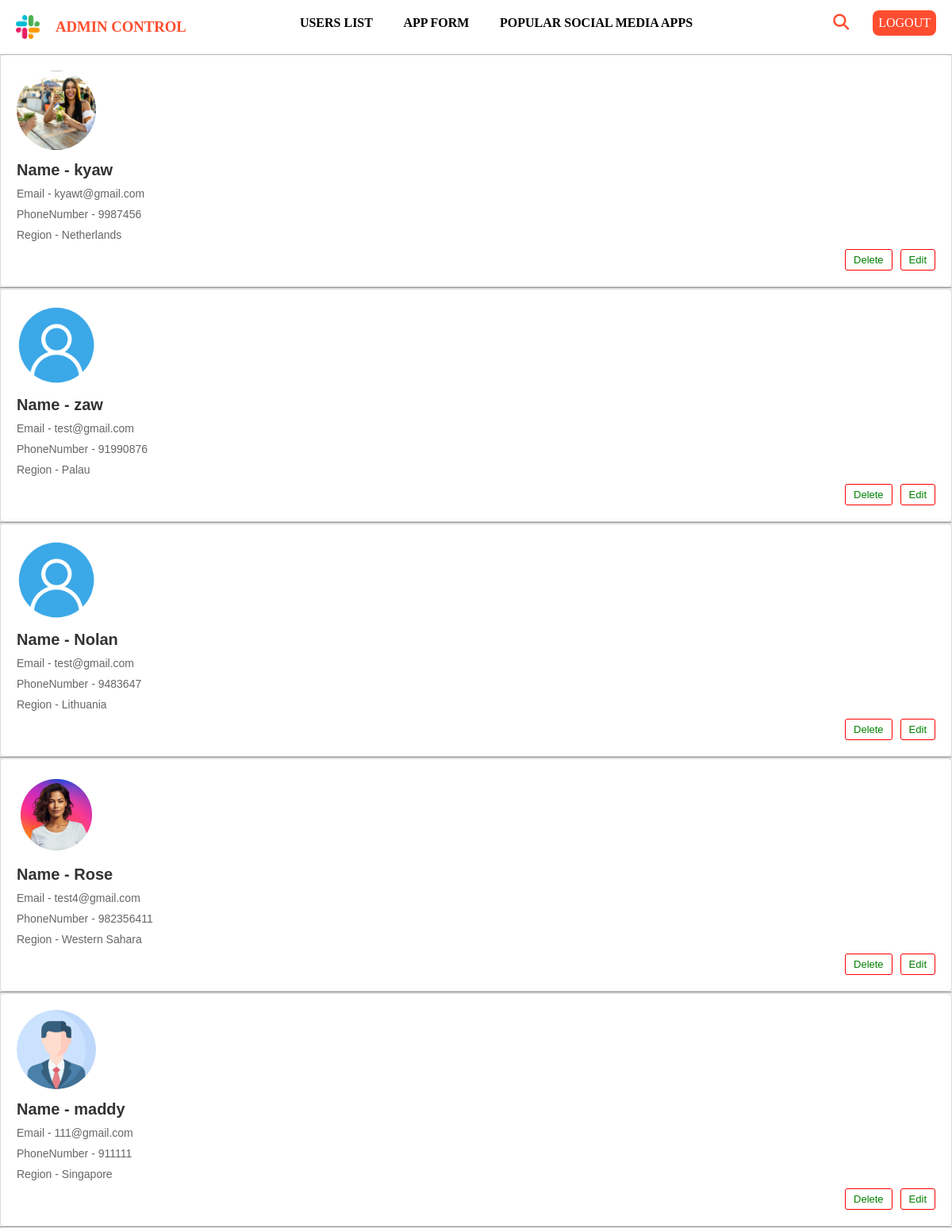
/Searching.php, run on the app's committed database.
### tables this page shows
CREATE TABLE `usersinfo` (
  `id` int(11) NOT NULL,
  `username` varchar(100) DEFAULT NULL,
  `password` varchar(100) DEFAULT NULL,
  `email` varchar(50) DEFAULT NULL,
  `phoneno` int(11) DEFAULT NULL,
  `regions` varchar(50) DEFAULT NULL,
  `profile` varchar(500) DEFAULT NULL,
  `role` varchar(20) DEFAULT NULL
);

### Searching.php (the view, shortened to what this page needs)
<!DOCTYPE html>
<html lang="en">
<head>
    <link rel="stylesheet" type="text/css" href="sms.css">
	<link rel="stylesheet" type="text/css" href="https://cdnjs.cloudflare.com/ajax/libs/font-awesome/6.4.0/css/all.min.css">
</head>
<body  class="userbody">
<?php
        include('Admin_navbar.php');
        include ("Connection.php");
        $keyword = $_POST['keyword'];
        $select = "select * from usersinfo where role='user' and (username LIKE '%$keyword%' OR password LIKE '%$keyword%' OR
        email LIKE '%$keyword%' OR phoneno LIKE '%$keyword%' OR regions LIKE '%$keyword%' )";
        $result = mysqli_query($connection,$select);
        $row = mysqli_num_rows($result);
        if ($row == 0){
            echo "<script>
            alert('Nothing found!');
            window.location.href=('Userlists.php');
            </script>";
        }
        else {
            for($i=0;$i<$row;$i++){
            $passRecord = mysqli_fetch_assoc($result);
            $id = $passRecord['id'];
            echo "<div class='usersinfo'>";
            echo "<img src='" .$passRecord['profile'] ."' class='profile' width = 100, height = 100><br>";
            echo " <h3> Name - " .$passRecord['username']. "</h3>";
            echo "<p> Email - ".$passRecord['email'] . "</p>";
            echo "<p> PhoneNumber - ".$passRecord['phoneno'] . "</p>";
            echo " <p>Region - ".$passRecord['regions']. "</p>";
            echo "<div class='action'>";
            echo "<a href='#' onclick='showConfirm(".$id.")'>Delete </a>";
            echo "<a href='Editform.php?id=$id'>Edit</a>";
            echo "</div>";
            echo "</div>";
            echo "<hr>";
            }
        }
    ?>
</body>
</html>

### Admin_navbar.php (shortened to what this page needs)
<!DOCTYPE html>
<html lang="en">
<head>
    <link rel="stylesheet" type="text/css" href="sms.css">
	<link rel="stylesheet" type="text/css" href="https://cdnjs.cloudflare.com/ajax/libs/font-awesome/6.4.0/css/all.min.css">
</head>
<body>
    <nav  id="navbar" class="navigation">
			<div class="sms-logo">
				<img src="images/slack.png" alt="Images of sms logo">
				<h3 class="adminName">ADMIN CONTROL</h3>
			</div>
			<div class="nav-link">
				<ul >
			        <li class="li"><a href="Userlists.php">USERS LIST</a></li>
					<li class="li"><a href="Popularapp_form.php">APP FORM</a></li>
					<li class="li"><a href="Popularsocial.php">POPULAR SOCIAL MEDIA APPS</a></li>
		        </ul>
			</div>
			<div class="log-nav">
				<ul class="ul3">
				   <div class="userSearch">
					<span class="userSearchIcon">
					    <i class="fa-solid fa-magnifying-glass searchBTN"></i>
					</span>
				    </div>
					<li class="logoutAdmin"><a href="Logout.php">LOGOUT</a></li>
				</ul>
			</div>
	</nav>
</body>
</html>

### sms.css (style rules this page uses)
* { margin: 0; padding: 0; box-sizing: border-box; }
.navigation { position: sticky; top: 0; display: flex; justify-content:space-between; align-items: center; z-index: 2000; background-color: white; box-shadow: 0 0 3px rgba(0, 0, 0, 0.4); }
.nav-link { display: flex; align-items: center; z-index: 2000; }
.nav-link .li { list-style: none; display: inline-block; margin-bottom: 20px; margin-top: 10px; margin-right: 34px; }
.nav-link .li a, .nav-link .li1 a { position: relative; text-decoration: none; color: black; font-family: Calibri; font-weight: bold; }
.nav-link .li a::after,.nav-link .li1 a::after,.select-menu .option a::after { content: ''; height: 3px; width: 0%; background:#ff4d30 ; display: block; margin: auto; transition: 0.5s ; position: absolute; }
.log-nav li { list-style: none; }
.sms-logo { display: flex; justify-content: center; align-items: center; margin-left: 20px; }
.sms-logo img { width: 30px; }
.searchBTN { color: #ff4d30; font-size: 20px; cursor: pointer; }
.adminName { font-family: 'Trebuchet MS'; padding-left: 20px; color: #ff4d30; }
.logoutAdmin { list-style: none; display: flex; text-align: center; margin-left: 30px; }
.logoutAdmin a { text-decoration: none; font-family: 'Calibri' ; list-style: none; background-color: #ff4d30; padding: 7px; border-radius: 8px; color: white; margin-right: 20px; }
.log-nav .ul3 { display: flex; }
.ul3 { text-align: center; padding-top: 0; }
.ul3 .searchBTN { padding-top: 5px; }
.userbody { font-family: sans-serif; background-color: #f4f4f4; }
.usersinfo { background-color: #ffffff; border: 1px solid #ddd; border-radius: 5px; padding: 20px; box-shadow: 0 0 10px rgba(0, 0, 0, 0.1); }
.usersinfo h3 { font-size: 20px; margin-bottom: 10px; color: #333; }
.usersinfo p { font-size: 14px; margin-bottom: 10px; color: #666; }
.profile { border-radius: 50%; margin-bottom: 10px; width: 100px; height: 100px; object-fit: cover; }
.action { display: flex; justify-content: flex-end; }
.action a { display: inline-block; text-decoration: none; margin-left: 10px; padding: 5px 10px; font-size: 13px; border: 1px solid red; border-radius: 3px; color: green; transition: background-color 0.15s ease-in; }
.footer-column p, ul { padding-top: 10px; padding-bottom: 10px; }

### data on the page
usersinfo: profile (picture), username "kyaw", email "kyawt@gmail.com", phoneno "9987456", regions "Netherlands"
usersinfo: profile (placeholder picture), username "zaw", email "test@gmail.com", phoneno "91990876", regions "Palau"
usersinfo: profile (placeholder picture), username "Nolan", email "test@gmail.com", phoneno "9483647", regions "Lithuania"
usersinfo: profile (picture), username "Rose", email "test4@gmail.com", phoneno "982356411", regions "Western Sahara"
usersinfo: profile (picture), username "maddy", email "111@gmail.com", phoneno "911111", regions "Singapore"
